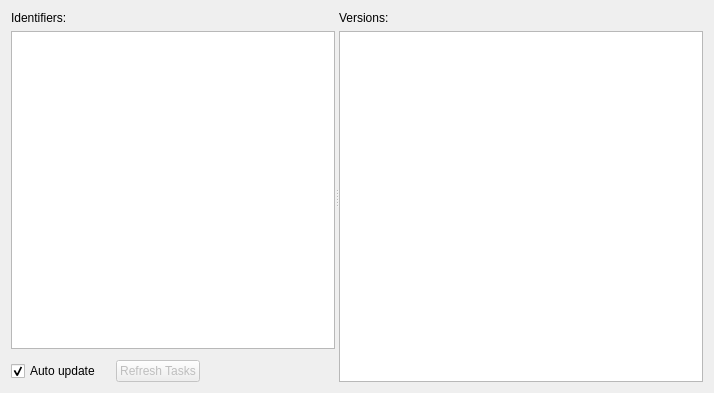
<?xml version="1.0" encoding="UTF-8"?>
<ui version="4.0">
 <class>w_mediaBrowser</class>
 <widget class="QWidget" name="w_mediaBrowser">
  <property name="geometry">
   <rect>
    <x>0</x>
    <y>0</y>
    <width>714</width>
    <height>393</height>
   </rect>
  </property>
  <property name="windowTitle">
   <string>Media Browser</string>
  </property>
  <layout class="QHBoxLayout" name="horizontalLayout">
   <item>
    <widget class="QSplitter" name="splitter">
     <property name="orientation">
      <enum>Qt::Horizontal</enum>
     </property>
     <widget class="QWidget" name="w_identifier" native="true">
      <property name="sizePolicy">
       <sizepolicy hsizetype="Preferred" vsizetype="Preferred">
        <horstretch>8</horstretch>
        <verstretch>0</verstretch>
       </sizepolicy>
      </property>
      <layout class="QVBoxLayout" name="verticalLayout_8">
       <property name="leftMargin">
        <number>0</number>
       </property>
       <property name="topMargin">
        <number>0</number>
       </property>
       <property name="rightMargin">
        <number>0</number>
       </property>
       <property name="bottomMargin">
        <number>0</number>
       </property>
       <item>
        <widget class="QLabel" name="l_identifier">
         <property name="text">
          <string>Identifiers:</string>
         </property>
        </widget>
       </item>
       <item>
        <widget class="QListWidget" name="lw_task">
         <property name="contextMenuPolicy">
          <enum>Qt::CustomContextMenu</enum>
         </property>
         <property name="selectionMode">
          <enum>QAbstractItemView::ExtendedSelection</enum>
         </property>
        </widget>
       </item>
       <item>
        <widget class="QWidget" name="w_autoUpdate" native="true">
         <layout class="QHBoxLayout" name="horizontalLayout_10">
          <property name="spacing">
           <number>15</number>
          </property>
          <property name="leftMargin">
           <number>0</number>
          </property>
          <property name="topMargin">
           <number>5</number>
          </property>
          <property name="rightMargin">
           <number>0</number>
          </property>
          <property name="bottomMargin">
           <number>0</number>
          </property>
          <item>
           <widget class="QCheckBox" name="chb_autoUpdate">
            <property name="text">
             <string>Auto update</string>
            </property>
            <property name="checked">
             <bool>true</bool>
            </property>
           </widget>
          </item>
          <item>
           <widget class="QPushButton" name="b_refresh">
            <property name="enabled">
             <bool>false</bool>
            </property>
            <property name="focusPolicy">
             <enum>Qt::NoFocus</enum>
            </property>
            <property name="text">
             <string>Refresh Tasks</string>
            </property>
           </widget>
          </item>
          <item>
           <spacer name="horizontalSpacer_3">
            <property name="orientation">
             <enum>Qt::Horizontal</enum>
            </property>
            <property name="sizeHint" stdset="0">
             <size>
              <width>40</width>
              <height>20</height>
             </size>
            </property>
           </spacer>
          </item>
         </layout>
        </widget>
       </item>
      </layout>
     </widget>
     <widget class="QWidget" name="w_version" native="true">
      <property name="sizePolicy">
       <sizepolicy hsizetype="Preferred" vsizetype="Preferred">
        <horstretch>9</horstretch>
        <verstretch>0</verstretch>
       </sizepolicy>
      </property>
      <layout class="QVBoxLayout" name="verticalLayout_11">
       <property name="leftMargin">
        <number>0</number>
       </property>
       <property name="topMargin">
        <number>0</number>
       </property>
       <property name="rightMargin">
        <number>0</number>
       </property>
       <property name="bottomMargin">
        <number>0</number>
       </property>
       <item>
        <widget class="QLabel" name="l_version">
         <property name="text">
          <string>Versions:</string>
         </property>
        </widget>
       </item>
       <item>
        <widget class="QListWidget" name="lw_version">
         <property name="maximumSize">
          <size>
           <width>16777215</width>
           <height>9999</height>
          </size>
         </property>
         <property name="contextMenuPolicy">
          <enum>Qt::CustomContextMenu</enum>
         </property>
         <property name="selectionMode">
          <enum>QAbstractItemView::ExtendedSelection</enum>
         </property>
        </widget>
       </item>
      </layout>
     </widget>
    </widget>
   </item>
  </layout>
 </widget>
 <resources/>
 <connections/>
</ui>
